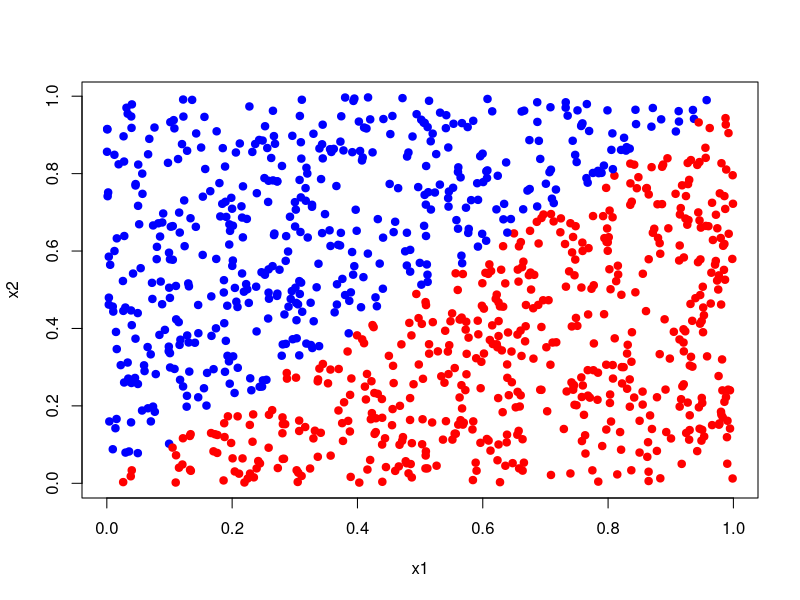
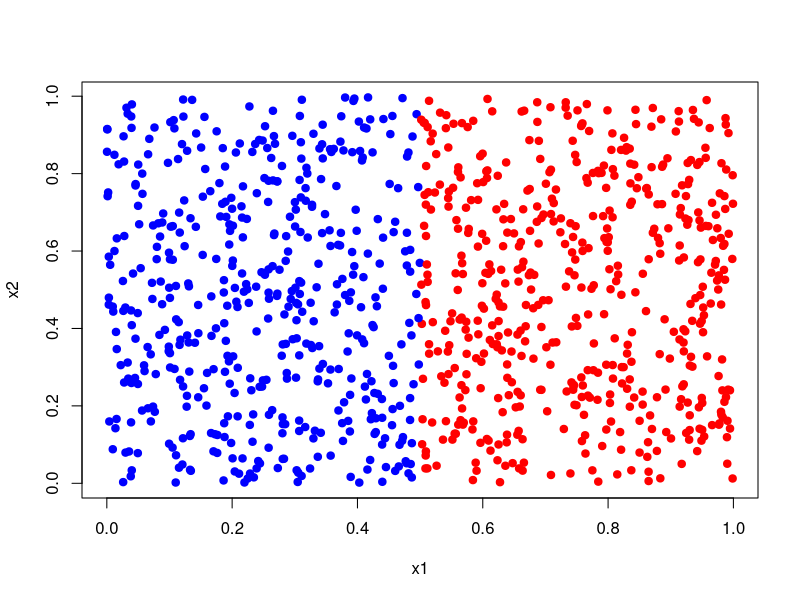

Source code (R) for these figures, in order: (Note: a time limit stopped this script after it produced the figures.)
library(randomForest)

# dataset <- list(x=0,y=0) #creating a list of list

set.seed(12345)

#creating training data
dataset=list(list())
for (i in 1:1000) {
  x1<-runif(100)
  x2<-runif(100)
  trdata<-cbind(x1,x2)
  y<-as.numeric(x1<x2)
  #y = ifelse(x1<x2,yes = "1",no = "0")
  trlabels<-as.factor(y)
  dataset[[i]] =list(x=trdata,y=trlabels) 
}

#creating test set

set.seed(1234)
x1<-runif(1000)
x2<-runif(1000)
tedata<-cbind(x1,x2)
y<-as.numeric(x1<x2)
telabels<-as.factor(y)
plot(x1,x2,col=c('red',"blue")[telabels],pch=19)

#Random Forest Models
#creating a nested list to save the result for the 1000s datasets when ntree =  c(1,10,100)

tree = c(1,10,100)
 
forest = list(list(list()))

set.seed(12345)
for (i in 1:1000) {
  
  forest[[i]] = list() #bcz I didn't specify the length at the beginning, first I create a list for it!
  for (n in 1:3) {
    
    forest[[i]][[n]] = randomForest(y=dataset[[i]]$y,
                                    x=dataset[[i]]$x,
                                    ntree = tree[n],
                                    nodesize = 25,
                                    keep.forest = TRUE,
                                    xtest = tedata,
                                    ytest = telabels)
  }
}
error.1.tree = numeric(1000)
error.10.tree = numeric(1000)
error.100.tree = numeric(1000)
#calculating errors
for (i in 1:1000) {
  
  error.1.tree[i] = forest[[i]][[1]]$test$err.rate[1]
   error.10.tree[i] = forest[[i]][[2]]$test$err.rate[10] #the 10th element is the error rate for ntree=10
   error.100.tree[i] = forest[[i]][[3]]$test$err.rate[100]   #the 100th element is the error rate for ntree=100 
}



mean.error.1 = mean(error.1.tree)

mean.error.10 = mean(error.10.tree)

mean.error.100 = mean(error.100.tree)
print(c(mean.error.1,mean.error.10,mean.error.100))

c(var(error.1.tree),var(error.10.tree),var(error.100.tree))
#exercise 1.b

# Generate 1000 data sets
dataset <- list(list(x=0,
                      y=0))
set.seed(12345)
for (set in 1:1000) {
  x1<-runif(100)
  x2<-runif(100)
  trdata<-cbind(x1,x2)
  y<-as.numeric(x1<0.5)
  trlabels<-as.factor(y)
  
  dataset[[set]] <- list(x=trdata,
                          y=trlabels)
}


# Test data
set.seed(1234)
x1<-runif(1000)
x2<-runif(1000)
tedata<-cbind(x1,x2)
y<-as.numeric(x1<0.5)
telabels<-as.factor(y)
plot(x1,x2,col=c('red',"blue")[telabels],pch=19)


trees <- c(1,10,100)
forests_two <- list(list(list()))
set.seed(12345)
for (set in 1:1000) {
  forests_two[[set]] <- list()
  for (ntrees in 1:3) {
    forests_two[[set]][[ntrees]] <- randomForest(x = dataset[[set]]$x, 
                                                 y = dataset[[set]]$y,
                                                 xtest = tedata,
                                                 ytest = telabels, 
                                                 ntree = trees[ntrees],
                                                 nodesize = 25,
                                                 keep.forest = TRUE)
  }
}


error2.1.tree = numeric(1000)
error2.10.tree = numeric(1000)
error2.100.tree = numeric(1000)
for (i in 1:1000) {
  
  error2.1.tree[i] = forests_two[[i]][[1]]$test$err.rate[1]
  error2.10.tree[i] = forests_two[[i]][[2]]$test$err.rate[10] #the 10th element is the error rate for ntree=10
  error2.100.tree[i] = forests_two[[i]][[3]]$test$err.rate[100]   #the 100th element is the error rate for ntree=100 
}

mean.error2.1 = mean(error2.1.tree)

mean.error2.10 = mean(error2.10.tree)

mean.error2.100 = mean(error2.100.tree)
print(c(mean.error2.1,mean.error2.10,mean.error2.100))
c(var(error2.1.tree),var(error2.10.tree),var(error2.100.tree))


#exercise 1c

### 1.3 - Random forest for y = x1<05 & x2<0.5 | x1>0.5 & x2>0.5

# Once again we repeat the exercise, this time with Y computed based on x1<05 & x2<0.5 or x1>0.5 & x2>0.5. The data is set up with the following code:

# Generate 1000 data sets
datasets <- list(list(x=0,
                      y=0))
set.seed(12345)
for (set in 1:1000) {
  x1<-runif(100)
  x2<-runif(100)
  trdata<-cbind(x1,x2)
  y<-as.numeric((x1<0.5 & x2<0.5)|(x1>0.5 & x2>0.5))
  trlabels<-as.factor(y)
  
  datasets[[set]] <- list(x=trdata,
                          y=trlabels)
}

set.seed(1234)
x1<-runif(1000)
x2<-runif(1000)
tedata<-cbind(x1,x2)
y<-as.numeric((x1<0.5 & x2<0.5)|(x1>0.5 & x2>0.5))
telabels<-as.factor(y)
plot(x1,x2,col=c('red','blue')[telabels])

#The random forests are then learned with the following code:

trees <- c(1,10,100)
forests_three <- list(list(list()))
set.seed(12345)
for (set in 1:1000) {
  forests_three[[set]] <- list()
  for (ntrees in 1:3) {
    forests_three[[set]][[ntrees]] <- randomForest(x = datasets[[set]]$x, 
                                                   y = datasets[[set]]$y,
                                                   xtest = tedata,
                                                   ytest = telabels, 
                                                   ntree = trees[ntrees],
                                                   nodesize = 12,
                                                   keep.forest = TRUE)
  }
}
